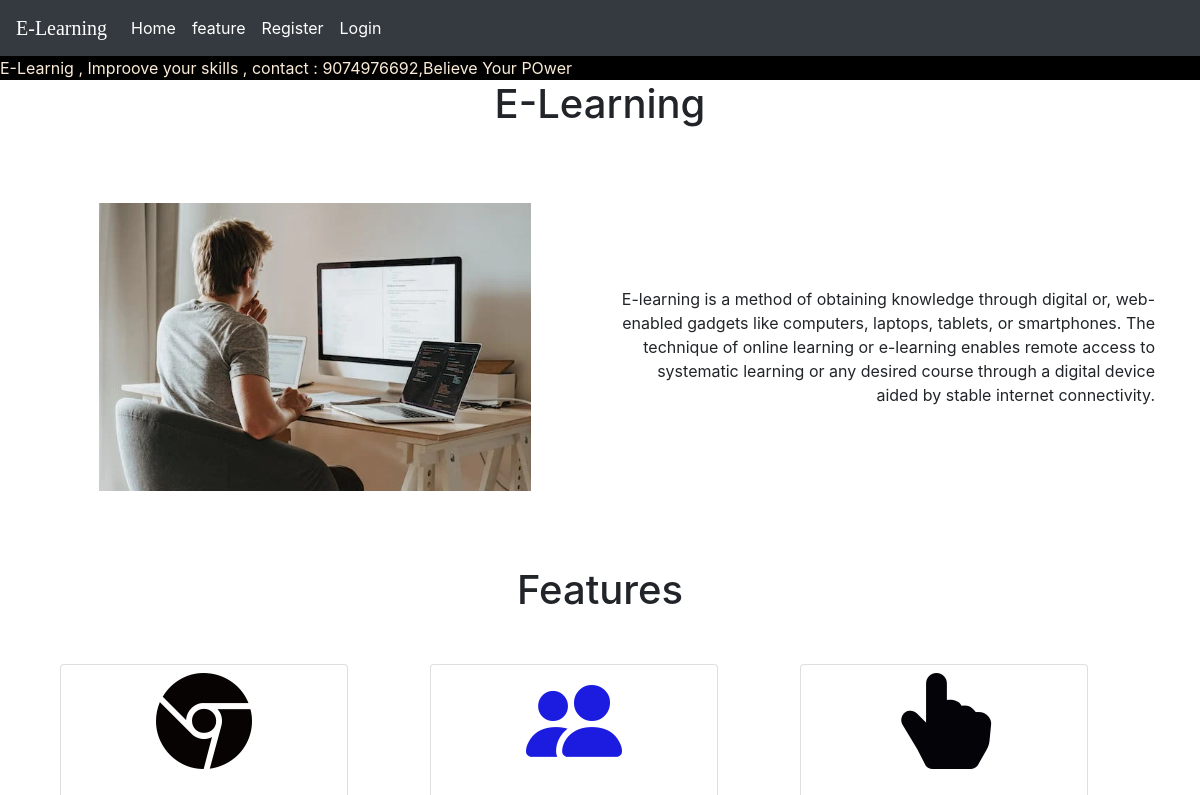
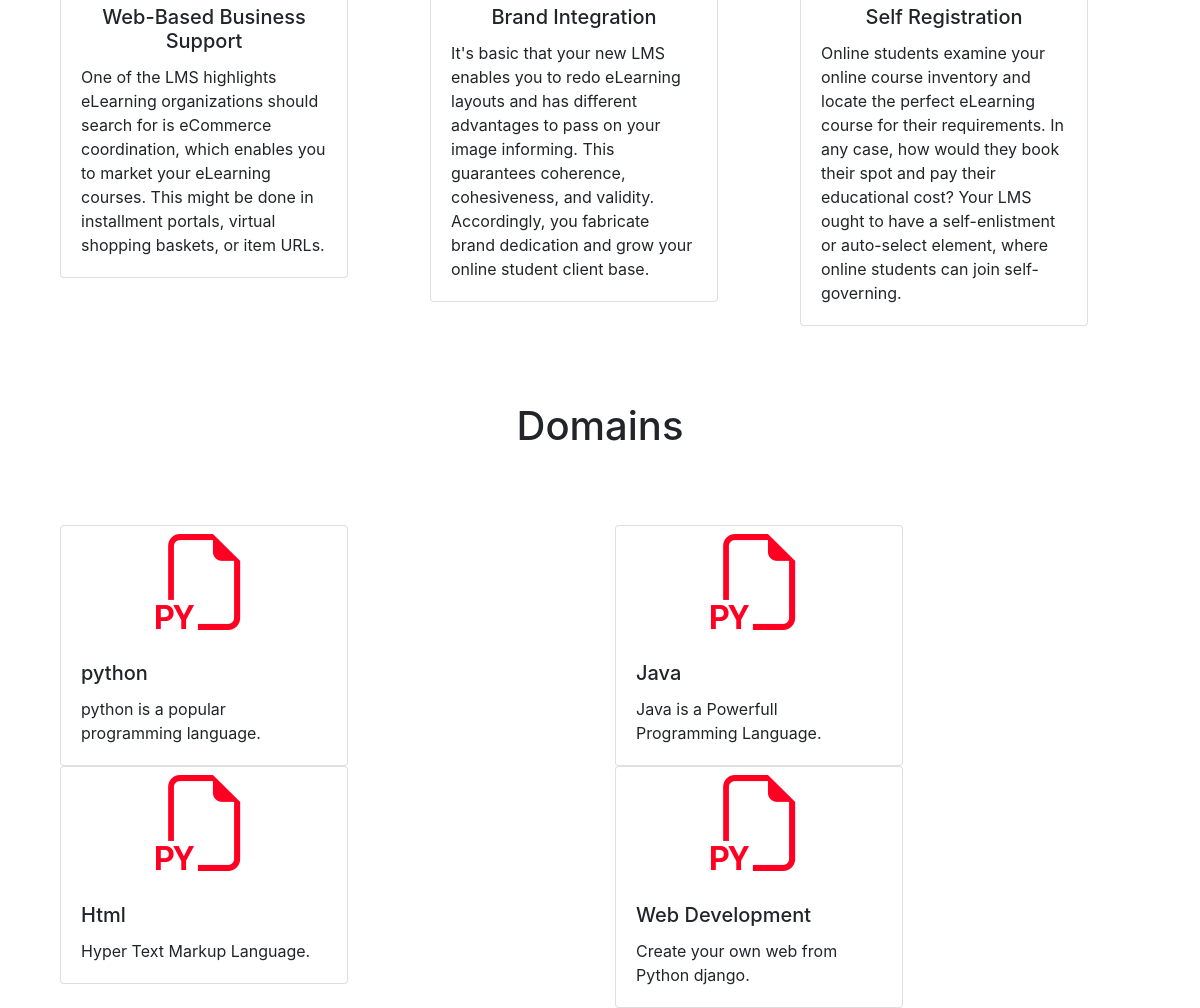
The page / on the database its author committed (2 pictures, top to bottom).
### newapp/models.py (models this page shows)
class Domain(models.Model):
    D_name=models.CharField(max_length=100)
    D_desc=models.TextField()

### newapp/views.py (the view)
# urls.py: path('',views.home,name='home'),
def home(request):
    result=Domain.objects.all()
    context={'res':result}
    return render(request,'home.html',context)

### templates/home.html (shortened to what this page needs)
{% extends 'base.html' %}
{% load static %}
{% block content %}
<marquee behavior="" direction="" style="color:antiquewhite; background-color:black">E-Learnig , Improove your skills , contact : 9074976692,Believe Your POwer</marquee>
<h1 style="text-align: center;">E-Learning</h1>
<div class="container">
    <div class="row">
        <div class="col-md-6" style="text-align:center;">
            <img src="{% static 'images/image1.jpg' %} " style="width: 80%;;"alt="">
        </div>
        <div class="col-md-6" style="text-align: right;">
            <p style="margin-top:60px;">E-learning is a method of obtaining knowledge through digital or, web-enabled gadgets like computers, laptops, tablets, or smartphones. The technique of online learning or e-learning enables remote access to systematic learning or any desired course through a digital device aided by stable internet connectivity. </p>
    </div>
</div>
<div class="container">
    <h1 style="text-align: center;">Features</h1>
    <div class="row" style="margin-top:50px;">
        <div class="col-md-4">
            <div class="card" style="width: 18rem;">
                <i class="bi bi-browser-chrome display-1 text-center" style="color:rgb(7, 3, 3);"></i>
                <div class="card-body">
                  <h5 class="card-title text-center">Web-Based Business Support</h5>
                  <p class="card-text">One of the LMS highlights eLearning organizations should search for is eCommerce coordination, which enables you to market your eLearning courses. This might be done in installment portals, virtual shopping baskets, or item URLs. </p>
                </div>
            </div>
        </div>
        <div class="col-md-4">
            <div class="card" style="width: 18rem;">
                <i class="bi bi-people-fill display-1 text-center" style="color: rgb(28, 28, 224);"></i>
                <div class="card-body">
                  <h5 class="card-title text-center"> Brand Integration</h5>
                  <p class="card-text">It's basic that your new LMS enables you to redo eLearning layouts and has different advantages to pass on your image informing. This guarantees coherence, cohesiveness, and validity. Accordingly, you fabricate brand dedication and grow your online student client base.
                  </p>
                </div>
            </div>
        </div>
        <div class="col-md-4">
            <div class="card" style="width: 18rem;">
                <i class="bi bi-hand-index-thumb-fill display-1 text-center" style="color: rgb(3, 3, 8);"></i>
                <div class="card-body">
                  <h5 class="card-title text-center">Self Registration</h5>
                  <p class="card-text">Online students examine your online course inventory and locate the perfect eLearning course for their requirements. In any case, how would they book their spot and pay their educational cost? Your LMS ought to have a self-enlistment or auto-select element, where online students can join self-governing.</p>
                </div>
            </div>
        </div>
    </div>
</div>
<div class="container">
    <div class="row">
        <div class="col-md-6">
        </div>
        <div class="col-md-6"></div>
    </div>
</div>
<h1 style="text-align: center;">Domains</h1>
<div class="container">
    <div class="row">
        {% for i in res %}
    <div class="col-md-6">
        <div class="card" style="width: 18rem;">
            <i class="bi bi-filetype-py display-1 text-center" style="color: rgb(255, 0, 34);"></i>
            <div class="card-body">
              <h5 class="card-title">{{i.D_name}}</h5>
              <p class="card-text">{{i.D_desc}}</p>
            </div>
          </div>
    </div>
    {%endfor%}
    </div>
</div>
{% endblock%}

### templates/base.html (shortened to what this page needs)
{% load static %}
<!DOCTYPE html>
<html lang="en">
<head>
    <link rel="stylesheet" href="{% static 'style.css'%}">
    <link rel="stylesheet" href="https://cdn.jsdelivr.net/npm/bootstrap@4.0.0/dist/css/bootstrap.min.css">
    <link rel="stylesheet" href="https://cdn.jsdelivr.net/npm/bootstrap-icons@1.10.3/font/bootstrap-icons.css">
</head>
<body>
    <nav class="navbar navbar-expand-lg navbar-light bg-dark">
        <a class="navbar-brand text-white" style="font-family: Cambria, Cochin, Georgia, Times, 'Times New Roman', serif;" href="#">E-Learning</a>
        <div class="collapse navbar-collapse" id="navbarSupportedContent">
          <ul class="navbar-nav mr-auto">
            <li class="nav-item active">
              <a class="nav-link text-white" href="{% url 'home' %}">Home <span class="sr-only">(current)</span></a>
            </li>
            <li class="nav-item">
              <a class="nav-link text-white" href="{% url 'feature' %}">feature</a>
            </li>
            <li class="nav-item">
              <a class="nav-link text-white" href="{% url 'register' %}">Register</a>
            </li>
            <li class="nav-item">
              <a class="nav-link text-white" href="{% url 'login' %}">Login</a>
            </li>
              </div>
      </nav>
      {% block content %}
      {% endblock %}
</body>
</html>

### static/style.css (style rules this page uses)
.container { margin-top: 75px; }
.card { transition: 1s; }

### rows shown on the page
Domain: D_name "python", D_desc "python is a popular programming language."
Domain: D_name "Java", D_desc "Java is a Powerfull Programming Language."
Domain: D_name "Html", D_desc "Hyper Text Markup Language."
Domain: D_name "Web Development", D_desc "Create your own web from Python django."
